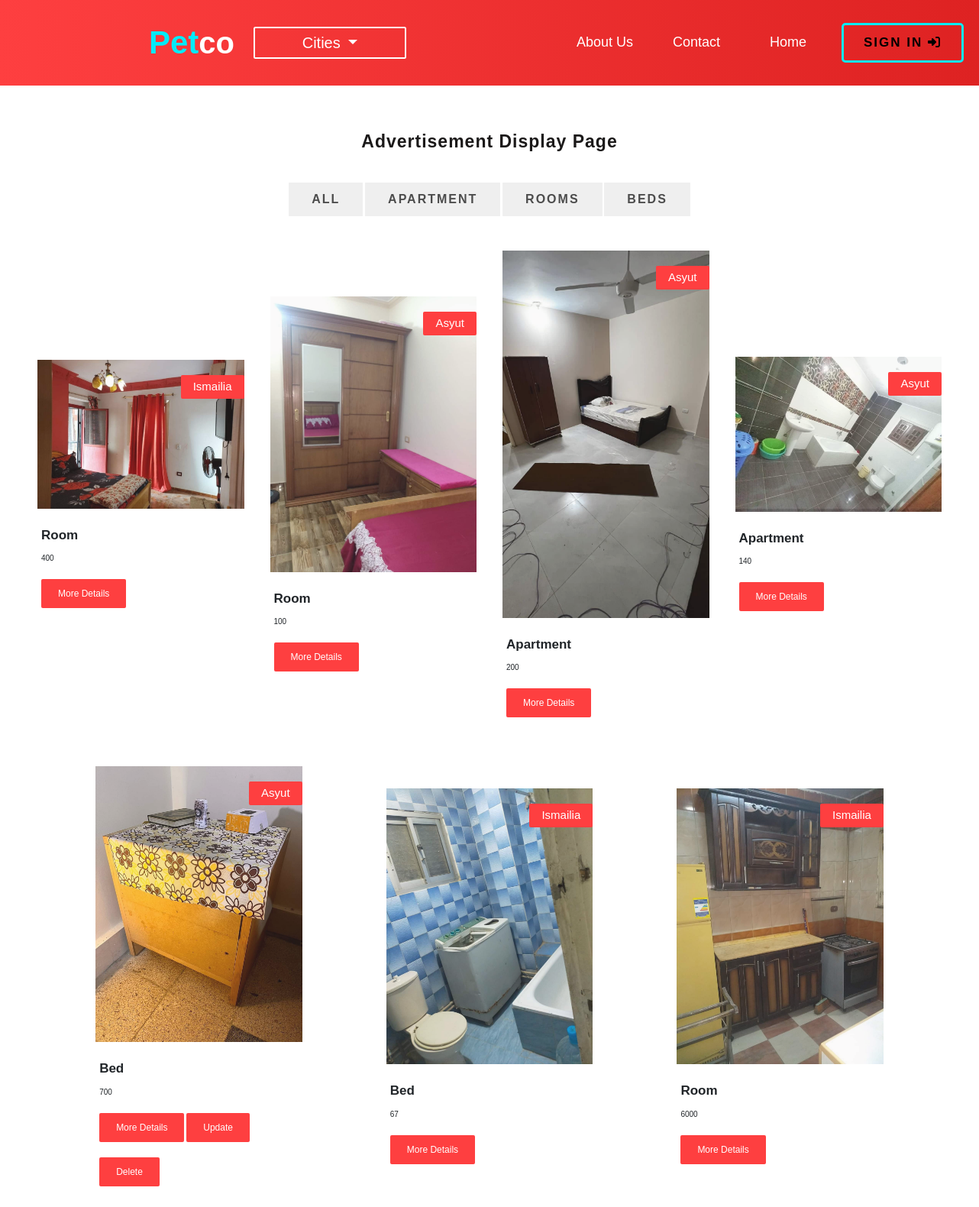
/user/services.php (signed in), run on the app's committed database.
### tables this page shows
CREATE TABLE `products` (
  `id` int(11) NOT NULL,
  `price` varchar(50) NOT NULL,
  `category` varchar(50) NOT NULL,
  `duration` varchar(50) NOT NULL,
  `citys` varchar(50) NOT NULL,
  `text` varchar(200) NOT NULL,
  `img_name` varchar(200) NOT NULL,
  `C_date` datetime NOT NULL DEFAULT current_timestamp(),
  `id_user` int(11) NOT NULL
);

### user/services.php (the view, shortened to what this page needs)
<?php
    if(isset($_COOKIE["user_name"]) || isset($_COOKIE["admin_name"])){
      include("include/connect.php");
      if(isset($_COOKIE["cities"]) && isset($_COOKIE["type"])){
        $type = $_COOKIE["type"];
        $city = $_COOKIE["cities"];
        $cat = $db->query("SELECT users.User_name , products.id , price , img_name, category ,citys from products INNER JOIN users on products.id_user = users.id
        where category = '$type' and citys= '$city'");
        $cat = $cat->fetchAll(pdo::FETCH_ASSOC);
      }else if(isset($_COOKIE["cities"])){
        $city = $_COOKIE["cities"];
        $cat = $db->query("SELECT users.User_name , products.id , price , img_name, category ,citys from products INNER JOIN users on products.id_user = users.id
        where citys= '$city'");
        $cat = $cat->fetchAll(pdo::FETCH_ASSOC);
      }else if(isset($_COOKIE["type"])){
        $type = $_COOKIE["type"];
        $cat = $db->query("SELECT users.User_name , products.id , price , img_name, category ,citys from products INNER JOIN users on products.id_user = users.id
        where category = '$type'");
        $cat = $cat->fetchAll(pdo::FETCH_ASSOC);
      }else{
        $cat = $db->query("SELECT users.User_name , products.id , price , img_name, category ,citys from products INNER JOIN users on products.id_user = users.id");
        $cat = $cat->fetchAll(pdo::FETCH_ASSOC);
      }
?>
<!DOCTYPE html>
<html lang="en">
<head>
    <link rel="stylesheet" href="../css/normalize.css">
    <link rel="stylesheet" href="../css/new_services.css">
    <link rel="stylesheet" href="https://cdnjs.cloudflare.com/ajax/libs/font-awesome/6.2.0/css/all.min.css">
    <link rel="stylesheet" href="https://cdnjs.cloudflare.com/ajax/libs/aos/2.3.4/aos.css">
    <link href="https://cdn.jsdelivr.net/npm/bootstrap@5.3.2/dist/css/bootstrap.min.css" rel="stylesheet">
    <link rel="stylesheet" href="../css/bootstrap.min.css">
</head>
<body>
  <header>
    <nav class="navbar navbar-expand-lg navbar-light">
      <div class="container-fluid">
    <a class="navbar-brand" href="#"> <span>Pet</span>co </a>
  </div>
  <div class="dropdown">
    <li class="btn  dropdown-toggle" type="button" data-bs-toggle="dropdown" aria-expanded="false">
      cities
    </li>
  </div>
    <div class="collapse navbar-collapse" id="navbarNav">
      <ul class="navbar-nav">
        <li class="nav-item">
          <a class="nav-link" href="#">about us</a>
        </li>
        <li class="nav-item">
          <a class="nav-link" href="#contact">contact</a>
        </li>
        <li class="nav-item">
          <a class="nav-link " href="../index.php">home</a>
        </li>
      </ul>
  </div>
  <div class="btn_login">
      <?PHP if(!isset($_COOKIE["admin_name"])) {?>
  <a href="out.php" class="c-button c-button--gooey"> sign in <i class="fa-solid fa-right-to-bracket fa-fade"></i><div class="c-button__blobs"><div></div><div></div><div></div></div></a>
      <?php }?>
</div>
</nav>
</header>
<div class = "wrapper">
  <div class = "category-filter">
      <div class = "container">
          <div class = "title">
              <h1>Advertisement display page</h1>
          </div>
            <div class = "filter-btns">
                <button type = "button" class = "filter-btn"><a href="change.php?type=All" class="link">all</a></button>
                <button type = "button" class = "filter-btn"><a href="change.php?type=Apartment" class="link">apartment</a></button>
                <button type = "button" class = "filter-btn"><a href="change.php?type=Room" class="link">rooms</a></button>
                <button type = "button" class = "filter-btn"><a href="change.php?type=Bed" class="link">beds</a></button>
            </div>
          <div class = "filter-items">
            <?php
              if(isset($_COOKIE["user_name"])){
                $owner_name = $_COOKIE["user_name"];
              }else{
                $owner_name = "not";
              }
              foreach($cat as $caty){
                $img = explode("?", $caty['img_name']);
            ?>
              <div class = "filter-item all rooms">
                  <div class = "item-img">
                      <img src = "img/<?php echo $img[0] ?>" alt = "Item image">
                      <span class = "discount"><?php echo $caty['citys']?></span>
                  </div>
                  <div class = "item-info">
                      <p><?php echo $caty['category']?></p>
                      <div>
                          <span class = "apartment-price"><?php echo $caty['price']?></span>
                      </div>
                      <a href = "More_details.php?id=<?php echo $caty['id']?>" class ="add-btn">more details</a>
                      <?php if($owner_name == $caty["User_name"] || isset($_COOKIE["admin_name"])){?>
                      <a href = "update.php?update_id=<?php echo $caty['id']?>" class ="add-btn">update</a>
                      <a href = "delete.php?id=<?php echo $caty['id']?>" class ="add-btn">delete</a>
                <?php }?>
                  </div>
              </div>
              <?php }?>
              </div>
          </div>
      </div>
  </div>
</body>
</html>
<?php
    }else{
        header("location:login.php");
    }
?>

### data on the page
products: shows a picture, citys "Ismailia", category "Room", price "400"
products: shows a picture, citys "Asyut", category "Room", price "100"
products: shows a picture, citys "Asyut", category "Apartment", price "200"
products: shows a picture, citys "Asyut", category "Apartment", price "140"
products: shows a picture, citys "Asyut", category "Bed", price "700"
products: shows a picture, citys "Ismailia", category "Bed", price "67"
products: shows a picture, citys "Ismailia", category "Room", price "6000"
